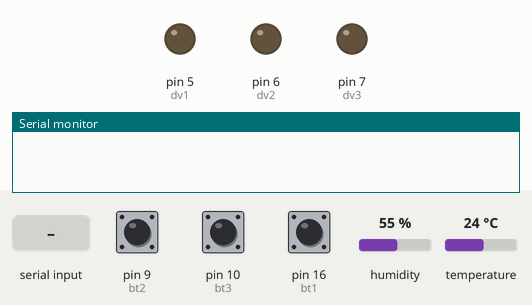
Recording of a sketch running on a simulated Arduino Uno, built with avr-gcc and run on an emulated ATmega328P. On the bench: output pins drawn as LEDs (lit = HIGH), the last lines printed to the serial monitor. The inputs (shaded band) are chosen by the test bench; at power-on: pin 9 (bt2) HIGH, pin 10 (bt3) HIGH, pin 16 (bt1) HIGH, humidity 55 %, temperature 24 °C.

Above: at 1.2 s.
1.3 s: pin 9 (bt2) pulled LOW for 0.15 s
At 1.7 s:
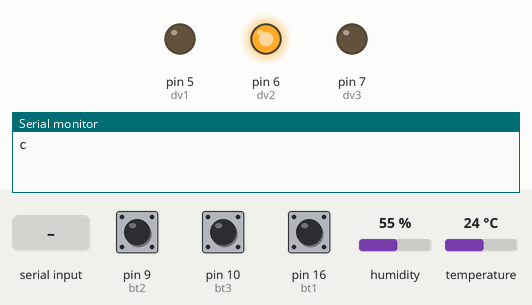
2.9 s: pin 10 (bt3) pulled LOW for 0.15 s
At 4.2 s:
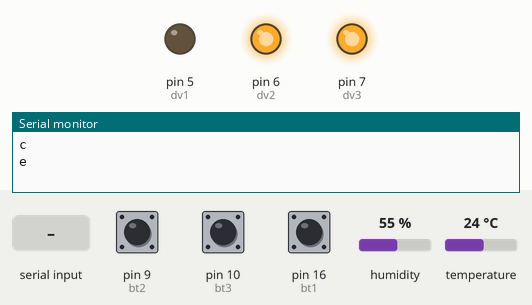
4.5 s: pin 16 (bt1) pulled LOW for 0.15 s
At 5.4 s:
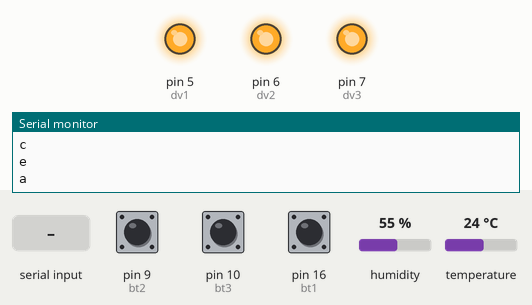
6.1 s: "d\n" received over the second serial link
At 7.1 s:
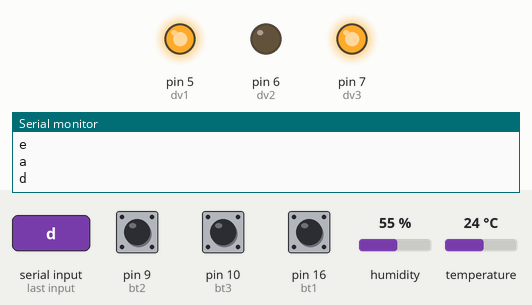
7.6 s: "b\n" received over the second serial link
At 8.2 s:
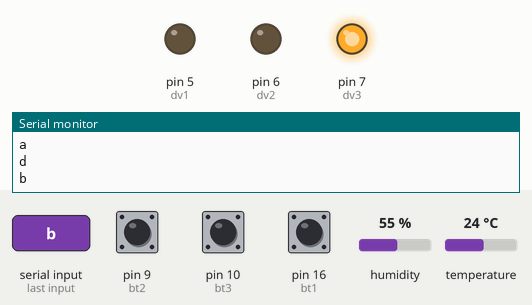
9.1 s: "a\n" received over the second serial link
At 9.4 s:
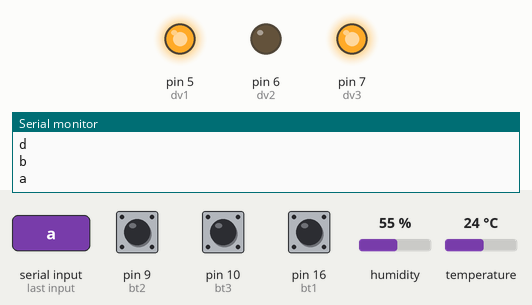
Timing chart, 0 to 11.6 s (numbered marks = the images above; inputs shaded):
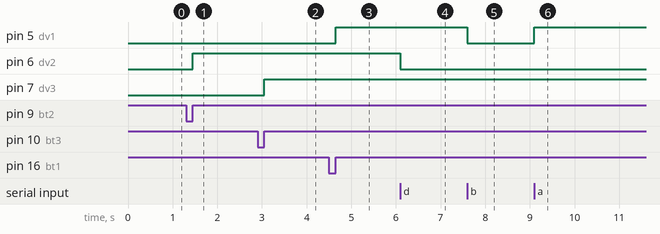

The sketch:

test.ino
```cpp
#include "DHT.h"
#define DHTPIN 11
#define DHTTYPE DHT11
DHT dht(DHTPIN, DHTTYPE);

#include <SoftwareSerial.h>
#define RX 2
#define TX 3
SoftwareSerial mySerial(RX, TX);
#define bt1 16
#define bt2 9
#define bt3 10
#define bt4

#define dv1 5
#define dv2 6
#define dv3 7
#define Buzzer 4

bool st_1, st_2, st_3, st_4;
bool ena_1, ena_2, ena_3, ena_4;
String myString, rxdata;
float h, t;
long t1;
long sec;
long mts, mts_now;

void setup() {
  //Serial Begin
  Serial.begin(115200);
  mySerial.begin(115200);

  //seting digital pin
  pinMode(bt1, INPUT_PULLUP);//input pin button
  pinMode(bt2, INPUT_PULLUP);
  pinMode(bt3, INPUT_PULLUP);

  pinMode(dv1, OUTPUT);
  pinMode(dv2, OUTPUT);
  pinMode(dv3, OUTPUT);

  //dht.begin();
  dht.begin();
}

void loop() {
  //--------------Sending data use to uart------------------

  read_Sensor();
  send_uart();
  reci_uart();
  read_button1();
  read_button2();
  read_button3();


  //Output value of state
  digitalWrite(dv1, st_1);
  digitalWrite(dv2, st_2);
  digitalWrite(dv3, st_3);

}
void read_Sensor() {
  h = dht.readHumidity();
  // Read temperature as Celsius (the default)
  t = dht.readTemperature();
  // Check if any reads failed and exit early (to try again).
  if (isnan(h) || isnan(t) ) {
    Serial.println(F("Failed to read from DHT sensor!"));
    return;
  }
}

void read_button1() {
  int ena_1 = digitalRead(bt1);
  if (ena_1 == 0 )
  {
    st_1 = !st_1; // toggle station
    if (st_1 == 1)
    {
      mySerial.println("a");
      Serial.println("a");
    }
    else
    {
      mySerial.println("b");
      Serial.println("b");
    }
    while (digitalRead(bt1) == 0) { }//wait for button1 open
  }
}
void read_button2() {
  int ena_2 = digitalRead(bt2);
  if (ena_2 == 0 )
  {
    st_2 = !st_2; // toggle station
    if (st_2 == 1)
    {
      mySerial.println("c");
      Serial.println("c");
    }
    else
    {
      mySerial.println("d");
      Serial.println("d");
    }
    while (digitalRead(bt2) == 0) { }//wait for button1 open
  }
}

void read_button3() {
  int ena_3 = digitalRead(bt3);
  if (ena_3 == 0 )
  {
    st_3 = !st_3; // toggle station
    if (st_3 == 1)
    {
      mySerial.println("e");
      Serial.println("e");
    }
    else
      mySerial.println("f");
    while (digitalRead(bt3) == 0) { }
  }
}

void send_uart() {
  if (millis() - t1 > 1000)  {
    t1 = millis();
    sec++;
//    Serial.println(sec);
    if (sec > 59) {
      mts++;
      sec = 0;
//      Serial.print("phut: "); Serial.println(mts);
      if (mts  > 2) {
        String send_data = "*" + String(t) + "/" + String(h);
        mySerial.println(send_data);
        Serial.println(send_data);
        mts = 0;
      }
    }
  }
}
void reci_uart() {
  if (mySerial.available() > 0)
  {
    char c = mySerial.read();
    rxdata = c;
    Serial.println(rxdata);
    if (rxdata == "\n") {
      rxdata = "";
    }
    else {
      if (rxdata == "a")
      {
        st_1 = 1;
      }
      if (rxdata == "b")
      {
        st_1 = 0;
      }
      if (rxdata == "c")
      {
        st_2 = 1;
      }
      if (rxdata == "d")
      {
        st_2 = 0;
      }
      if (rxdata == "t")
      {
        st_3 = 1;
      }
      if (rxdata == "f")
      {
        st_3 = 0;
      }
      if (rxdata == "g")
      {
        st_3 = 1;
        st_2 = 1;
        st_1 = 1;
      }
      if (rxdata == "h")
      {
        st_3 = 0;
        st_2 = 0;
        st_1 = 0;
      }
    }
  }
}
```

Measured:
- after the input at 1.3 s, pin 6 (dv2): LOW → HIGH after 0.15 s
- after the input at 2.9 s, pin 7 (dv3): LOW → HIGH after 0.15 s
- after the input at 4.5 s, pin 5 (dv1): LOW → HIGH after 0.15 s
- after the input at 6.1 s, pin 6 (dv2): HIGH → LOW at once
- after the input at 7.6 s, pin 5 (dv1): HIGH → LOW at once
- after the input at 9.1 s, pin 5 (dv1): LOW → HIGH at once
